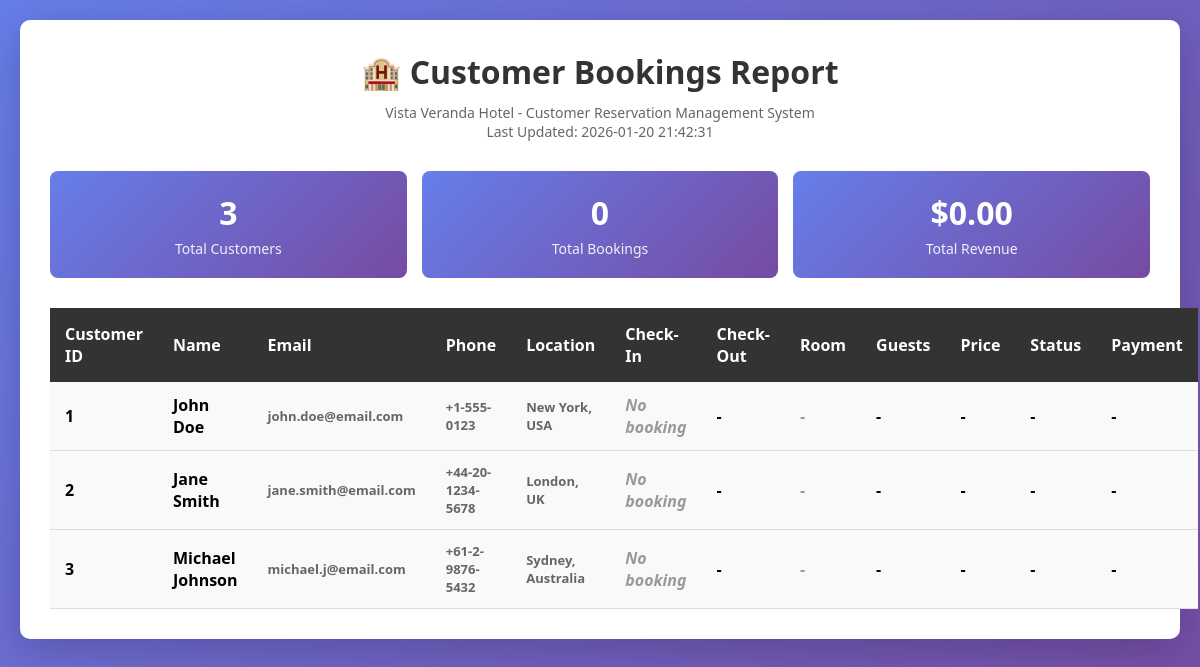
The page /customer_bookings.php on the database its author committed.
### tables this page shows
CREATE TABLE IF NOT EXISTS customers (
    customer_id INT AUTO_INCREMENT PRIMARY KEY,
    first_name VARCHAR(50) NOT NULL,
    last_name VARCHAR(50) NOT NULL,
    email VARCHAR(100) NOT NULL UNIQUE,
    phone VARCHAR(20),
    address VARCHAR(255),
    city VARCHAR(50),
    country VARCHAR(50),
    postal_code VARCHAR(20),
    date_registered TIMESTAMP DEFAULT CURRENT_TIMESTAMP,
    INDEX idx_email (email),
    INDEX idx_phone (phone)
);

### customer_bookings.php (the view, shortened to what this page needs)
<?php
try {
    $pdo = getDBConnection();
    $query = "
    SELECT
        c.customer_id,
        c.first_name,
        c.last_name,
        c.email,
        c.phone,
        c.city,
        c.country,
        r.reservation_id,
        r.check_in_date,
        r.check_out_date,
        r.number_of_guests,
        r.number_of_adults,
        r.number_of_children,
        r.total_price,
        r.reservation_status,
        r.payment_status,
        rm.room_number,
        rt.type_name AS room_type,
        DATEDIFF(r.check_out_date, r.check_in_date) AS nights
    FROM customers c
    LEFT JOIN reservations r ON c.customer_id = r.customer_id
    LEFT JOIN rooms rm ON r.room_id = rm.room_id
    LEFT JOIN room_types rt ON rm.room_type_id = rt.room_type_id
    ORDER BY c.customer_id, r.check_in_date DESC
    ";
    $stmt = $pdo->prepare($query);
    $stmt->execute();
    $results = $stmt->fetchAll();
} catch (PDOException $e) {
    die("Database Error: " . $e->getMessage());
}
?>
<!DOCTYPE html>
<html lang="en">
<head>
</head>
<body>
    <div class="container">
        <h1>🏨 Customer Bookings Report</h1>
        <div class="header-info">
            <p>Vista Veranda Hotel - Customer Reservation Management System</p>
            <p>Last Updated: <?php echo date('Y-m-d H:i:s'); ?></p>
        </div>
        <?php
        $totalCustomers = count(array_unique(array_column($results, 'customer_id')));
        $totalBookings = count(array_filter($results, function($row) { return !is_null($row['reservation_id']); }));
        $totalRevenue = 0;
        ?>
        <div class="stats">
            <div class="stat-box">
                <div class="stat-number"><?php echo $totalCustomers; ?></div>
                <div class="stat-label">Total Customers</div>
            </div>
            <div class="stat-box">
                <div class="stat-number"><?php echo $totalBookings; ?></div>
                <div class="stat-label">Total Bookings</div>
            </div>
            <div class="stat-box">
                <div class="stat-number">$<?php echo number_format($totalRevenue, 2); ?></div>
                <div class="stat-label">Total Revenue</div>
            </div>
        </div>
        <?php if (count($results) > 0): ?>
            <table>
                <thead>
                    <tr>
                        <th>Customer ID</th>
                        <th>Name</th>
                        <th>Email</th>
                        <th>Phone</th>
                        <th>Location</th>
                        <th>Check-In</th>
                        <th>Check-Out</th>
                        <th>Room</th>
                        <th>Guests</th>
                        <th>Price</th>
                        <th>Status</th>
                        <th>Payment</th>
                    </tr>
                </thead>
                <tbody>
                    <?php
                    foreach ($results as $row):
                    ?>
                        <tr class="<?php echo is_null($row['reservation_id']) ? 'customer-row' : 'booking-row'; ?>">
                            <td><?php echo $row['customer_id']; ?></td>
                            <td>
                                <strong><?php echo htmlspecialchars($row['first_name'] . ' ' . $row['last_name']); ?></strong>
                            </td>
                            <td class="contact-info"><?php echo htmlspecialchars($row['email']); ?></td>
                            <td class="contact-info"><?php echo htmlspecialchars($row['phone'] ?? 'N/A'); ?></td>
                            <td class="contact-info">
                                <?php echo htmlspecialchars($row['city'] ?? 'N/A'); ?>,
                                <?php echo htmlspecialchars($row['country'] ?? 'N/A'); ?>
                            </td>
                            <td>
                                <?php echo is_null($row['check_in_date']) ? '<span class="no-bookings">No booking</span>' : date('Y-m-d', strtotime($row['check_in_date'])); ?>
                            </td>
                            <td>
                                <?php echo is_null($row['check_out_date']) ? '-' : date('Y-m-d', strtotime($row['check_out_date'])); ?>
                            </td>
                            <td>
                                <?php if (!is_null($row['room_number'])): ?>
                                    <strong><?php echo htmlspecialchars($row['room_number']); ?></strong><br>
                                    <small><?php echo htmlspecialchars($row['room_type']); ?></small>
                                <?php else: ?>
                                    <span class="no-bookings">-</span>
                                <?php endif; ?>
                            </td>
                            <td>
                                <?php if (!is_null($row['number_of_guests'])): ?>
                                    <?php echo $row['number_of_guests']; ?>
                                    (<?php echo $row['number_of_adults']; ?> adults, <?php echo $row['number_of_children']; ?> children)
                                <?php else: ?>
                                    -
                                <?php endif; ?>
                            </td>
                            <td>
                                <?php if (!is_null($row['total_price'])): ?>
                                    <span class="price">$<?php echo number_format($row['total_price'], 2); ?></span>
                                <?php else: ?>
                                    -
                                <?php endif; ?>
                            </td>
                            <td>
                                <?php if (!is_null($row['reservation_status'])): ?>
                                    <span class="status-badge status-<?php echo str_replace('_', '-', $row['reservation_status']); ?>">
                                        <?php echo ucfirst(str_replace('_', ' ', $row['reservation_status'])); ?>
                                    </span>
                                <?php else: ?>
                                    -
                                <?php endif; ?>
                            </td>
                            <td>
                                <?php if (!is_null($row['payment_status'])): ?>
                                    <span class="payment-badge payment-<?php echo str_replace('_', '-', $row['payment_status']); ?>">
                                        <?php echo ucfirst(str_replace('_', ' ', $row['payment_status'])); ?>
                                    </span>
                                <?php else: ?>
                                    -
                                <?php endif; ?>
                            </td>
                        </tr>
                    <?php endforeach; ?>
                </tbody>
            </table>
        <?php else: ?>
            <div class="no-data">
                <p>No customer data available yet.</p>
            </div>
        <?php endif; ?>
    </div>
</body>
</html>

### customer_bookings.php (style rules this page uses)
* { margin: 0; padding: 0; box-sizing: border-box; }
body { font-family: 'Segoe UI', Tahoma, Geneva, Verdana, sans-serif; background: linear-gradient(135deg, #667eea 0%, #764ba2 100%); min-height: 100vh; padding: 20px; }
.container { max-width: 1400px; margin: 0 auto; background: white; border-radius: 10px; box-shadow: 0 10px 40px rgba(0,0,0,0.2); padding: 30px; }
h1 { color: #333; margin-bottom: 10px; text-align: center; }
.header-info { text-align: center; color: #666; margin-bottom: 30px; font-size: 14px; }
.stats { display: grid; grid-template-columns: repeat(auto-fit, minmax(200px, 1fr)); gap: 15px; margin-bottom: 30px; }
.stat-box { background: linear-gradient(135deg, #667eea 0%, #764ba2 100%); color: white; padding: 20px; border-radius: 8px; text-align: center; }
.stat-number { font-size: 32px; font-weight: bold; margin-bottom: 5px; }
.stat-label { font-size: 14px; opacity: 0.9; }
table { width: 100%; border-collapse: collapse; margin-top: 20px; }
th { background: #333; color: white; padding: 15px; text-align: left; font-weight: 600; position: sticky; top: 0; }
td { padding: 12px 15px; border-bottom: 1px solid #ddd; }
.customer-row { background: #f9f9f9; font-weight: 600; }
.no-bookings { color: #999; font-style: italic; }
.contact-info { font-size: 13px; color: #666; }

### rows shown on the page
customers: customer_id "1", first_name+last_name "John Doe", email "john.doe@email.com", phone "+1-555-0123", city "New York", country "USA"
customers: customer_id "2", first_name+last_name "Jane Smith", email "jane.smith@email.com", phone "+44-20-1234-5678", city "London", country "UK"
customers: customer_id "3", first_name+last_name "Michael Johnson", email "michael.j@email.com", phone "+61-2-9876-5432", city "Sydney", country "Australia"

### other values the page prints
$totalCustomers "3"
$totalBookings "0"
$totalRevenue "0.00"
